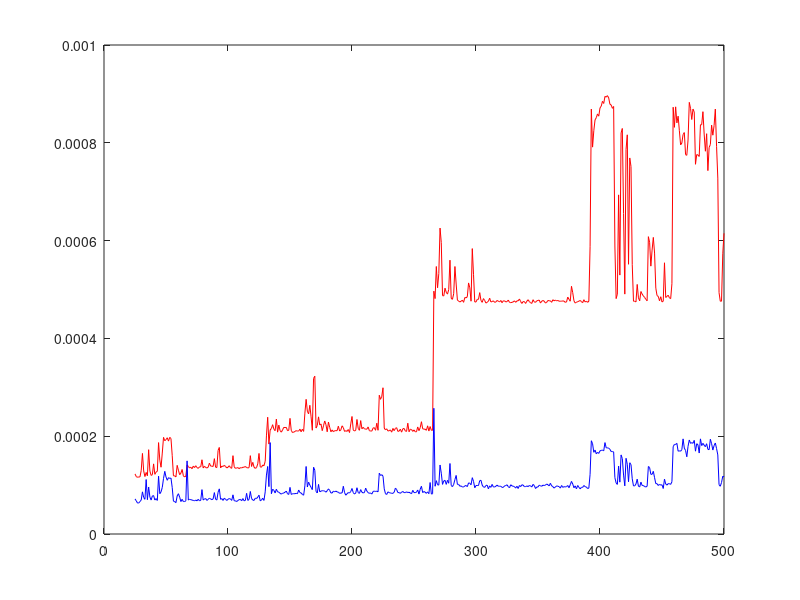

Here is the MATLAB script that generated this plot:
figure(17)
clf(17)
% High speed convolution
conv_time=zeros(1,500);
fft_time=zeros(1,500);
for N=1:500
    tc=0;tf=0;
    L=2*N-1;
    nu=round((log10(L)/log10(2))+0.45);
    L=2^nu;
    for I=1:10
        h=randn(1,L);x=rand(1,L);
        t0=clock;
        y1=conv(h,x);
        t1=etime(clock,t0);tc=tc+t1;t0=clock;
        y2=ifft(fft(h,L).*fft(x,L));
        t2=etime(clock,t0);
        tf=tf+t2;
    end
    conv_time(N)=tc/10;
    fft_time(N)=tf/10;
end
n=1:500;
plot(n(25:500),conv_time(25:500),'r',n(25:500),fft_time(25:500),'b')